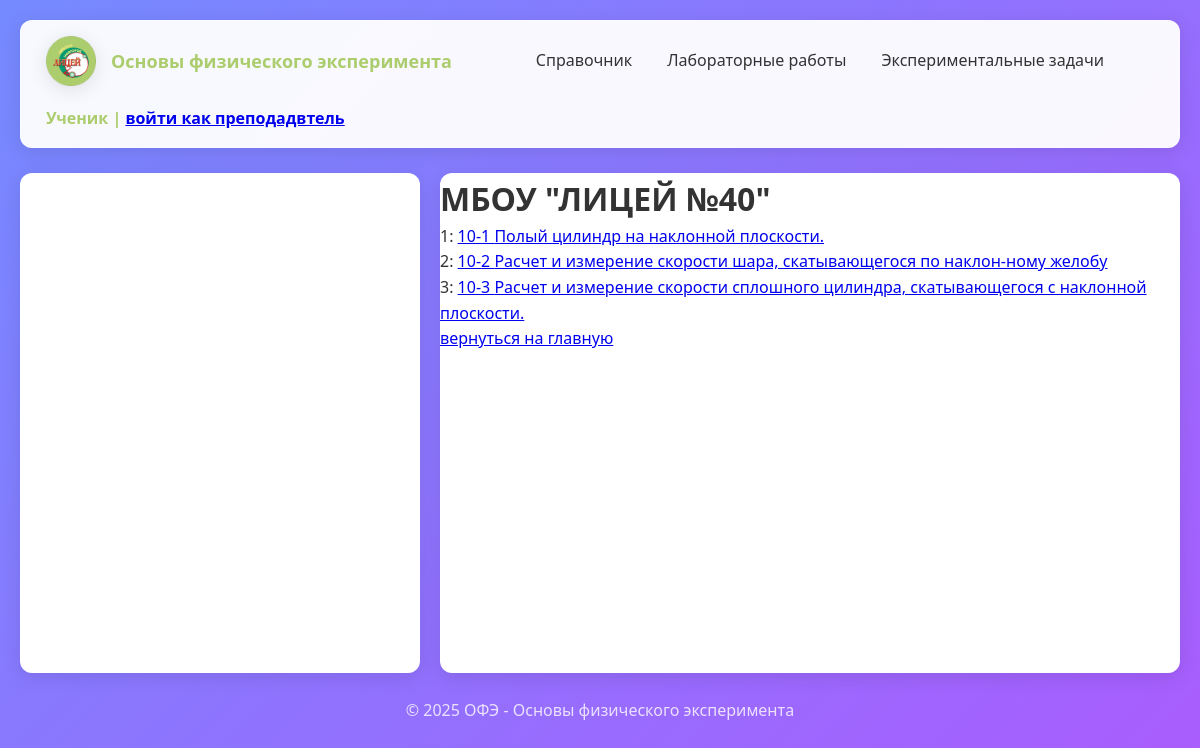
/allworks?grade=10, run on an earlier commit of the app's database.
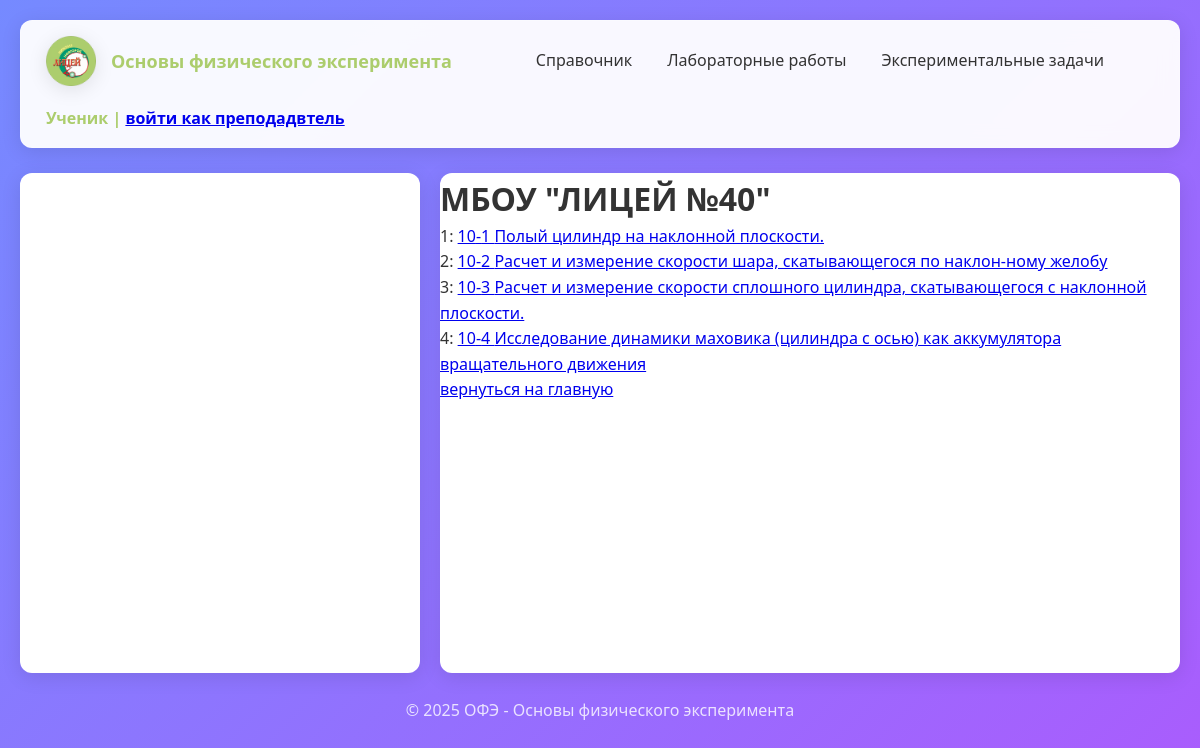
And on a later commit of the database.
### lab/models.py (models this page shows, shortened)
class Work(models.Model):
    grade = models.ForeignKey(Grade, verbose_name='класс', on_delete=models.CASCADE, related_name='works')
    number = models.IntegerField(verbose_name='номер')
    name = models.CharField(verbose_name='название', max_length=240)
    url = models.CharField(verbose_name='url', max_length=240)
    class Meta:
        verbose_name = 'Лабораторная работа'
        verbose_name_plural = 'Лабораторные работы'

class Grade(models.Model):
    name = models.IntegerField(verbose_name='класс')
    def __str__(self):
        return f'{self.name}'
    class Meta:
        verbose_name = 'Класс'
        verbose_name_plural = 'Классы'

### lab/views.py (the view)
# urls.py: path('allworks', views.AllWorks.as_view(), name='allworks'),
class AllWorks(generic.ListView):
    template_name = 'lab/all_works.html'
    context_object_name = 'works'
    model = models.Work
    def get_queryset(self):
        qs = models.Work.objects.filter(
            grade_id=models.Grade.objects.get(name=int(self.request.GET['grade']))).order_by('number')
        return qs
    def get_context_data(self, **kwargs):
        return super(AllWorks, self).get_context_data(grade=self.request.GET['grade'])

### templates/lab/all_works.html (shortened to what this page needs)
{% extends "base.html" %}
{% load static %}
{% block content%}
    <h1>МБОУ "ЛИЦЕЙ №40"</h1>
    {% if works %}
        {% for work in works %}
            <p>{{ forloop.counter }}: <a href="{% url 'lab:work' pk=work.pk%}?id={{work.pk}}">{{ work.grade }}-{{ work.number }} {{work.name}}</a>
            </p>
        {% endfor %}
    {% else %}
        <p>По данному классу пока не найдено ни одной готовой лабораторной работы. Возможно они когда нибудь будут добавлены!!!
        <br><b>А пока вот прикольная картинка)))</p>
        <p><img class="main-img" src="{% static 'image/ggggggggggg.jpg' %}" alt="Класная картинка" width="60%"></p>
    {% endif %}
    <a href="{% url 'lab:mainpage' %}">вернуться на главную</a>
{% endblock%}

What changed in the data, as far as the page shows it:
added Work: grade "10", number "4", name "Исследование динамики маховика (цилиндра с осью) как аккумулятора вращательного движения"
